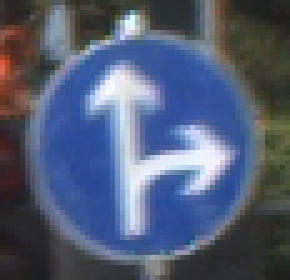
#> input picture ref_col_b.png, 58 x 56 px, found by its file name (shown 5 times larger)
$ python tp1_team_3_09.py
#> lines starting #> are read from the running program, lines starting #| are printed output that depends on the picture
"""
Course Number: ENGR 13300
Semester: Fall 2026

Description:
    Write two functions, one to build a Gaussian kernel
    and one to apply it, then use them to blur a user-selected
    grayscale image.

Assignment Information:
    Assignment:     Tp1 Team 3
    Team ID:        LC9_09
    Author:         Guen Batsaihan, gbatsaih@purdue.edu
    Date:           10/20/2026

Contributors:
    Hrishikesh Villur, hvillur@purdue.edu
    Adam Rose, rose333@purdue.edu
    Harlan Sigler, hsigler@purdue.edu

    My contributor(s) helped me:
    [ ] understand the assignment expectations without
        telling me how they will approach it.
    [ ] understand different ways to think about a solution
        without helping me plan my solution.
    [ ] think through the meaning of a specific error or
        bug present in my code without looking at my code.
    Note that if you helped somebody else with their code, you
    have to list that person as a contributor here as well.

Academic Integrity Statement:
    I have not used source code obtained from any unauthorized
    source, either modified or unmodified; nor have I provided
    another student access to my code.  The project I am
    submitting is my own original work.
"""
import numpy as np
import math
from pathlib import Path
from PIL import Image, ImageOps


"""
Function creates normalized 2D Gaussian kernel as NumPy array.
"""
def create_gaussian_kernel(sigma):
    # Radius of 3*sigma captures ~99.7% of the Gaussian's weight
    radius = int(np.ceil(3 * sigma))
    # Odd kernel size so there is a single center pixel
    kernel_size = 2 * radius + 1

    # Coordinate grids of each cell's offset from the center
    ax = np.arange(-radius, radius + 1)
    x, y = np.meshgrid(ax, ax)

    # Apply 2D Gaussian formula; cells near the center get larger weights
    kernel = (1.0 / (2.0 * math.pi * (sigma ** 2))) * np.exp(-(x ** 2 + y ** 2) / (2.0 * (sigma ** 2)))

    # Normalize so weights sum to 1.0 (keeps overall brightness unchanged)
    kernel = kernel / np.sum(kernel)
    return kernel


"""
Function applies 2D Gaussian filter to grayscale image with zero-padding
and sliding window operation with stride = 1.
"""
def gaussian_filter(image, sigma):
    # Build kernel and get its size (kernel is square)
    kernel = create_gaussian_kernel(sigma)
    kernel_size = kernel.shape[0]

    # Pad by the kernel radius so the output matches the input size
    pad_size = (kernel_size - 1) // 2

    # Zero-pad the image (float avoids uint8 overflow in the sums)
    image_float = image.astype(float)
    padded_image = np.pad(image_float, pad_width=pad_size, mode='constant', constant_values=0.0)

    # Image dimensions and float array to hold the filtered results
    h, w = image.shape
    output = np.zeros_like(image, dtype=float)

    # Slide kernel across image with stride = 1 and compute weighted sums
    for i in range(h):          # Each output row
        for j in range(w):      # Each output column
            # Window centered on original pixel (i, j)
            window = padded_image[i:i + kernel_size, j:j + kernel_size]
            # Weighted sum of the window gives the blurred pixel value
            output[i, j] = np.sum(window * kernel)

    # Clip to 0-255 and truncate to uint8 (no rounding)
    return np.clip(output, 0, 255).astype(np.uint8)


def main():
    # Ask user for image filename
    filename = input("Enter the path to the image file: ").strip()
#> the answer given: ref_col_b.png

    # Load image from ref_images folder, falling back to a direct path
    image_path = Path("ref_images") / filename
    if not image_path.exists():
        image_path = Path(filename)

    # Convert to grayscale NumPy array
    img = Image.open(image_path).convert('RGB')
#> img is the input picture: PIL image 58x56 RGB; mean R, G, B 81.7, 92.8, 116.6
    gray_img = np.array(ImageOps.grayscale(img), dtype=np.uint8)
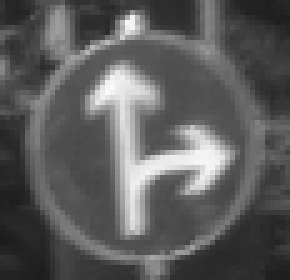
#> gray_img: shape (56, 58) (shown 5 times larger); min 28, max 251, mean 92.2

    # Apply gaussian_filter with sigma = 1.0
    sigma = 1.0
    smoothed_img = gaussian_filter(gray_img, sigma)
#> in gaussian_filter, `padded_image = np.pad(image_float, pad_width=pad_size, mode='constant'..`:
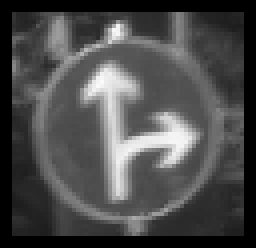
#> padded_image: shape (62, 64) float64 (shown 4 times larger); min 0, max 251, mean 75.4
#> after the loop in gaussian_filter, `for i in range(h):`:
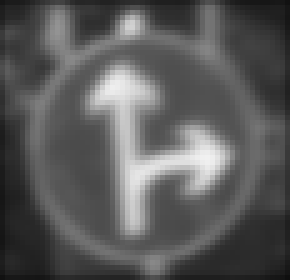
#> output: shape (56, 58) float64 (shown 5 times larger); min 15.26, max 241.1, mean 90.8

    # Build output name, e.g. "cat.png" -> "cat_smooth.png"
    base_name = image_path.stem
    output_filename = f"{base_name}_smooth.png"

    # Convert back to a PIL image, then save and display it
    result_img = Image.fromarray(smoothed_img)
    result_img.save(output_filename)
    result_img.show()


if __name__ == "__main__":
    main()
